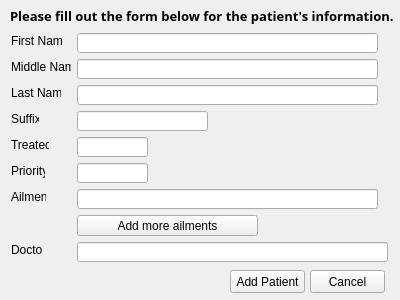
<?xml version="1.0" encoding="UTF-8"?>
<ui version="4.0">
 <class>addPatientWindow</class>
 <widget class="QWidget" name="addPatientWindow">
  <property name="geometry">
   <rect>
    <x>0</x>
    <y>0</y>
    <width>400</width>
    <height>300</height>
   </rect>
  </property>
  <property name="windowTitle">
   <string>Form</string>
  </property>
  <widget class="QLabel" name="label">
   <property name="geometry">
    <rect>
     <x>10</x>
     <y>0</y>
     <width>391</width>
     <height>31</height>
    </rect>
   </property>
   <property name="font">
    <font>
     <family>Rockwell</family>
     <pointsize>10</pointsize>
     <weight>75</weight>
     <bold>true</bold>
    </font>
   </property>
   <property name="text">
    <string>Please fill out the form below for the patient's information.</string>
   </property>
  </widget>
  <widget class="QPushButton" name="AddPatient">
   <property name="geometry">
    <rect>
     <x>230</x>
     <y>270</y>
     <width>75</width>
     <height>23</height>
    </rect>
   </property>
   <property name="text">
    <string>Add Patient</string>
   </property>
  </widget>
  <widget class="QPushButton" name="Cancel">
   <property name="geometry">
    <rect>
     <x>310</x>
     <y>270</y>
     <width>75</width>
     <height>23</height>
    </rect>
   </property>
   <property name="text">
    <string>Cancel</string>
   </property>
  </widget>
  <widget class="QLabel" name="label_8">
   <property name="geometry">
    <rect>
     <x>11</x>
     <y>189</y>
     <width>35</width>
     <height>16</height>
    </rect>
   </property>
   <property name="text">
    <string>Ailment</string>
   </property>
  </widget>
  <widget class="QLabel" name="label_3">
   <property name="geometry">
    <rect>
     <x>11</x>
     <y>59</y>
     <width>60</width>
     <height>16</height>
    </rect>
   </property>
   <property name="text">
    <string>Middle Name</string>
   </property>
  </widget>
  <widget class="QPushButton" name="AilmentButton">
   <property name="geometry">
    <rect>
     <x>77</x>
     <y>215</y>
     <width>181</width>
     <height>21</height>
    </rect>
   </property>
   <property name="text">
    <string>Add more ailments</string>
   </property>
  </widget>
  <widget class="QLabel" name="label_6">
   <property name="geometry">
    <rect>
     <x>11</x>
     <y>137</y>
     <width>38</width>
     <height>16</height>
    </rect>
   </property>
   <property name="text">
    <string>Treated</string>
   </property>
  </widget>
  <widget class="QLabel" name="label_7">
   <property name="geometry">
    <rect>
     <x>11</x>
     <y>163</y>
     <width>34</width>
     <height>16</height>
    </rect>
   </property>
   <property name="text">
    <string>Priority</string>
   </property>
  </widget>
  <widget class="QLabel" name="label_5">
   <property name="geometry">
    <rect>
     <x>11</x>
     <y>111</y>
     <width>28</width>
     <height>16</height>
    </rect>
   </property>
   <property name="text">
    <string>Suffix</string>
   </property>
  </widget>
  <widget class="QLabel" name="label_4">
   <property name="geometry">
    <rect>
     <x>11</x>
     <y>85</y>
     <width>50</width>
     <height>16</height>
    </rect>
   </property>
   <property name="text">
    <string>Last Name</string>
   </property>
  </widget>
  <widget class="QLabel" name="label_2">
   <property name="geometry">
    <rect>
     <x>11</x>
     <y>33</y>
     <width>51</width>
     <height>16</height>
    </rect>
   </property>
   <property name="text">
    <string>First Name</string>
   </property>
  </widget>
  <widget class="QLabel" name="label_9">
   <property name="geometry">
    <rect>
     <x>11</x>
     <y>242</y>
     <width>32</width>
     <height>16</height>
    </rect>
   </property>
   <property name="text">
    <string>Doctor</string>
   </property>
  </widget>
  <widget class="QLineEdit" name="firstNameEdit">
   <property name="geometry">
    <rect>
     <x>77</x>
     <y>33</y>
     <width>301</width>
     <height>20</height>
    </rect>
   </property>
   <property name="font">
    <font>
     <weight>75</weight>
     <bold>true</bold>
    </font>
   </property>
   <property name="cursor">
    <cursorShape>ArrowCursor</cursorShape>
   </property>
   <property name="autoFillBackground">
    <bool>true</bool>
   </property>
   <property name="text">
    <string/>
   </property>
   <property name="cursorMoveStyle">
    <enum>Qt::VisualMoveStyle</enum>
   </property>
   <property name="clearButtonEnabled">
    <bool>true</bool>
   </property>
  </widget>
  <widget class="QLineEdit" name="middleNameEdit">
   <property name="geometry">
    <rect>
     <x>77</x>
     <y>59</y>
     <width>301</width>
     <height>20</height>
    </rect>
   </property>
   <property name="font">
    <font>
     <weight>75</weight>
     <bold>true</bold>
    </font>
   </property>
   <property name="clearButtonEnabled">
    <bool>true</bool>
   </property>
  </widget>
  <widget class="QLineEdit" name="lastNameEdit">
   <property name="geometry">
    <rect>
     <x>77</x>
     <y>85</y>
     <width>301</width>
     <height>20</height>
    </rect>
   </property>
   <property name="font">
    <font>
     <weight>75</weight>
     <bold>true</bold>
    </font>
   </property>
   <property name="clearButtonEnabled">
    <bool>true</bool>
   </property>
  </widget>
  <widget class="QLineEdit" name="suffixEdit">
   <property name="geometry">
    <rect>
     <x>77</x>
     <y>111</y>
     <width>131</width>
     <height>20</height>
    </rect>
   </property>
   <property name="font">
    <font>
     <weight>75</weight>
     <bold>true</bold>
    </font>
   </property>
   <property name="clearButtonEnabled">
    <bool>true</bool>
   </property>
  </widget>
  <widget class="QLineEdit" name="treatedEdit">
   <property name="geometry">
    <rect>
     <x>77</x>
     <y>137</y>
     <width>71</width>
     <height>20</height>
    </rect>
   </property>
   <property name="clearButtonEnabled">
    <bool>true</bool>
   </property>
  </widget>
  <widget class="QLineEdit" name="priorityEdit">
   <property name="geometry">
    <rect>
     <x>77</x>
     <y>163</y>
     <width>71</width>
     <height>20</height>
    </rect>
   </property>
   <property name="clearButtonEnabled">
    <bool>true</bool>
   </property>
  </widget>
  <widget class="QLineEdit" name="ailmentEdit">
   <property name="geometry">
    <rect>
     <x>77</x>
     <y>189</y>
     <width>301</width>
     <height>20</height>
    </rect>
   </property>
   <property name="clearButtonEnabled">
    <bool>true</bool>
   </property>
  </widget>
  <widget class="QLineEdit" name="doctorEdit">
   <property name="geometry">
    <rect>
     <x>77</x>
     <y>242</y>
     <width>311</width>
     <height>20</height>
    </rect>
   </property>
   <property name="clearButtonEnabled">
    <bool>true</bool>
   </property>
  </widget>
  <zorder>label</zorder>
  <zorder>formLayoutWidget</zorder>
  <zorder>AddPatient</zorder>
  <zorder>Cancel</zorder>
  <zorder>firstNameEdit</zorder>
  <zorder>middleNameEdit</zorder>
  <zorder>lastNameEdit</zorder>
  <zorder>suffixEdit</zorder>
  <zorder>treatedEdit</zorder>
  <zorder>priorityEdit</zorder>
  <zorder>ailmentEdit</zorder>
  <zorder>doctorEdit</zorder>
 </widget>
 <resources/>
 <connections/>
</ui>
